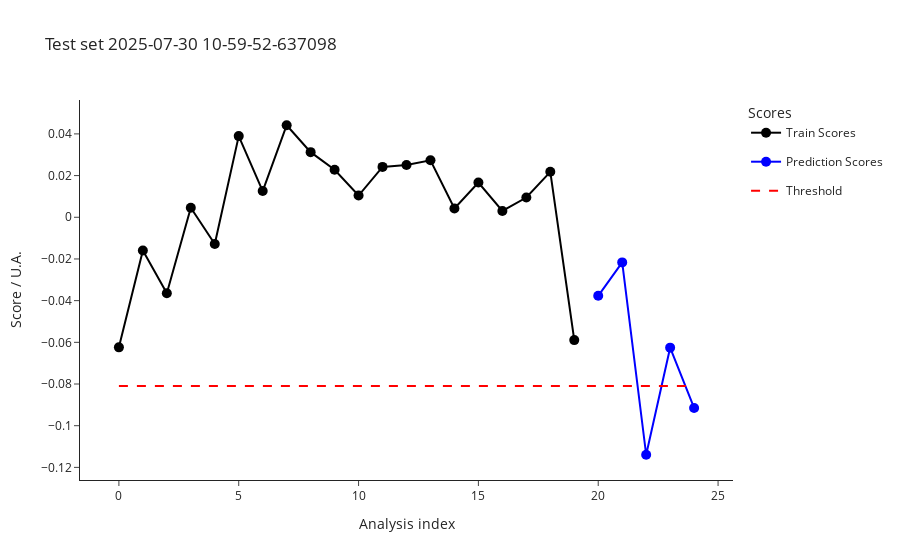

Notebook code for this chart:
### Code cell
import os

parameters_df = []
for i in test_dates:
    test_data = pd.read_csv(f"dev/test_{i}_features.csv")
    test_metadata = pd.read_csv(f"dev/test_{i}_metadata.csv")
    ml_ana.predict(test_data, test_metadata)
    outliers_test = ml_ana.test_prediction_outliers()
    
    classified_test_metadata = outliers_test
    classified_test_metadata["date"] = i
    classified_test_metadata.to_csv(f"dev/test_{i}_classified_samples.csv", index=False)
    print("Test set ", i, ": \n", test_metadata["index"].tolist()) 
    print("\n")
    
    test_batch_parameters = parameters.copy()
    test_set = len(classified_test_metadata)
    train_set = len(ml_ana.get_training_scores())
    threshold = classified_test_metadata["threshold"][1]
    num_outliers = sum(classified_test_metadata["class"] == "outlier")
    percent_outliers = (sum(classified_test_metadata["class"] == "outlier")/len(classified_test_metadata["class"]))*100

    fig_test_scores = ml_ana.plot_scores()
    fig_test_scores.write_image(f"dev/figures/fig_test_{i}_scores.png", width=1100, height= 350, scale = 3)
    fig_test_scores.update_layout(title=f"Test set {i}")
    fig_test_scores.show()

    fig_test_features = ml_ana.plot_data()
    fig_test_features.write_image(f"dev/figures/fig_test_{i}_features.png", width=1100, height= 350, scale = 3)
    #fig_test_features.show()

    test_batch_parameters.update(
        {
        "date" : i,
        "train_set" : train_set, 
        "test_set" : test_set,
        "threshold" : threshold,
        "outliers" : num_outliers,
        "outliers_percent" : percent_outliers
        }
    )
    parameters_df.append(test_batch_parameters)

    #optionally add seen normal curves to train set
    #ml_ana.add_prediction()

parameters_df = pd.DataFrame(parameters_df)
if os.path.exists("dev/test_record.csv"):
    old_records = pd.read_csv("dev/test_record.csv")
    parameters_df = pd.concat([old_records, parameters_df])
    parameters_df.drop_duplicates(subset="date", keep="last", inplace=True)
    
parameters_df.to_csv("dev/test_record.csv", index = False)
print("Workflow parameters: \n", parameters_df)

### Figure 1 — Plotly figure (JSON) as saved in the notebook; plotly's stock layout.template omitted (floating-point values rounded to 4 significant figures)
{"data": [{"hovertemplate": ["<b>index: </b>18<br><b>name: </b>210812_Pac--005<br><b>path: </b>C:/Users/Sandeep/Desktop/ExtractedSignals\\210812_Pac 2021-08-12 10-30-07\\210812_Pac--005.D<br><b>batch: </b>210812_Pac 2021-08-12 10-30-07<br><b>batch_position: </b>5<br><b>idle_time: </b>39.0<br><b>sample: </b>NaCl 0,9%<br><b>method: </b>SAA_411_Pac.M<br><b>timestamp: </b>2021-08-12 10:50:23<br><b>detector: </b>G1315C<br><b>pump: </b>G7110B<br><b>start_time: </b>2021-08-12 10:50:57<br><b>end_time: </b>2021-08-12 10:54:57<br><b>runtime: </b>239.7000000000036", "<b>index: </b>19<br><b>name: </b>210812_Pac--006<br><b>path: </b>C:/Users/Sandeep/Desktop/ExtractedSignals\\210812_Pac 2021-08-12 10-30-07\\210812_Pac--006.D<br><b>batch: </b>210812_Pac 2021-08-12 10-30-07<br><b>batch_position: </b>6<br><b>idle_time: </b>39.0<br><b>sample: </b>Blank<br><b>method: </b>SAA_411_Pac.M<br><b>timestamp: </b>2021-08-12 10:55:02<br><b>detector: </b>G1315C<br><b>pump: </b>G7110B<br><b>start_time: </b>2021-08-12 10:55:36<br><b>end_time: </b>2021-08-12 10:59:36<br><b>runtime: </b>239.7000000000036", "<b>index: </b>20<br><b>name: </b>210812_Pac--007<br><b>path: </b>C:/Users/Sandeep/Desktop/ExtractedSignals\\210812_Pac 2021-08-12 10-30-07\\210812_Pac--007.D<br><b>batch: </b>210812_Pac 2021-08-12 10-30-07<br><b>batch_position: </b>7<br><b>idle_time: </b>39.0<br><b>sample: </b>0.025 mg/ml<br><b>method: </b>SAA_411_Pac.M<br><b>timestamp: </b>2021-08-12 10:59:41<br><b>detector: </b>G1315C<br><b>pump: </b>G7110B<br><b>start_time: </b>2021-08-12 11:00:15<br><b>end_time: </b>2021-08-12 11:04:15<br><b>runtime: </b>239.7000000000036", "<b>index: </b>21<br><b>name: </b>210812_Pac--008<br><b>path: </b>C:/Users/Sandeep/Desktop/ExtractedSignals\\210812_Pac 2021-08-12 10-30-07\\210812_Pac--008.D<br><b>batch: </b>210812_Pac 2021-08-12 10-30-07<br><b>batch_position: </b>8<br><b>idle_time: </b>39.0<br><b>sample: </b>Blank<br><b>method: </b>SAA_411_Pac.M<br><b>timestamp: </b>2021-08-12 11:04:20<br><b>detector: </b>G1315C<br><b>pump: </b>G7110B<br><b>start_time: </b>2021-08-12 11:04:54<br><b>end_time: </b>2021-08-12 11:08:54<br><b>runtime: </b>239.7000000000036", "<b>index: </b>22<br><b>name: </b>210812_Pac--009<br><b>path: </b>C:/Users/Sandeep/Desktop/ExtractedSignals\\210812_Pac 2021-08-12 10-30-07\\210812_Pac--009.D<br><b>batch: </b>210812_Pac 2021-08-12 10-30-07<br><b>batch_position: </b>9<br><b>idle_time: </b>38.0<br><b>sample: </b>210806/036 :10<br><b>method: </b>SAA_411_Pac.M<br><b>timestamp: </b>2021-08-12 11:08:59<br><b>detector: </b>G1315C<br><b>pump: </b>G7110B<br><b>start_time: </b>2021-08-12 11:09:32<br><b>end_time: </b>2021-08-12 11:13:32<br><b>runtime: </b>239.7000000000036", "<b>index: </b>23<br><b>name: </b>210812_Pac--010<br><b>path: </b>C:/Users/Sandeep/Desktop/ExtractedSignals\\210812_Pac 2021-08-12 10-30-07\\210812_Pac--010.D<br><b>batch: </b>210812_Pac 2021-08-12 10-30-07<br><b>batch_position: </b>10<br><b>idle_time: </b>39.0<br><b>sample: </b>210806/036 :10<br><b>method: </b>SAA_411_Pac.M<br><b>timestamp: </b>2021-08-12 11:13:37<br><b>detector: </b>G7110B<br><b>pump: </b>G7110B<br><b>start_time: </b>2021-08-12 11:14:11<br><b>end_time: </b>2021-08-12 11:18:11<br><b>runtime: </b>239.7000000000036", "<b>index: </b>24<br><b>name: </b>210812_Pac--011<br><b>path: </b>C:/Users/Sandeep/Desktop/ExtractedSignals\\210812_Pac 2021-08-12 10-30-07\\210812_Pac--011.D<br><b>batch: </b>210812_Pac 2021-08-12 10-30-07<br><b>batch_position: </b>11<br><b>idle_time: </b>39.0<br><b>sample: </b>210806/036 :10<br><b>method: </b>SAA_411_Pac.M<br><b>timestamp: </b>2021-08-12 11:18:16<br><b>detector: </b>G7110B<br><b>pump: </b>G7110B<br><b>start_time: </b>2021-08-12 11:18:50<br><b>end_time: </b>2021-08-12 11:22:50<br><b>runtime: </b>239.7000000000036", "<b>index: </b>25<br><b>name: </b>210812_Pac--012<br><b>path: </b>C:/Users/Sandeep/Desktop/ExtractedSignals\\210812_Pac 2021-08-12 10-30-07\\210812_Pac--012.D<br><b>batch: </b>210812_Pac 2021-08-12 10-30-07<br><b>batch_position: </b>12<br><b>idle_time: </b>39.0<br><b>sample: </b>Blank<br><b>method: </b>SAA_411_Pac.M<br><b>timestamp: </b>2021-08-12 11:22:55<br><b>detector: </b>G1315C<br><b>pump: </b>G7110B<br><b>start_time: </b>2021-08-12 11:23:29<br><b>end_time: </b>2021-08-12 11:27:29<br><b>runtime: </b>239.7000000000036", "<b>index: </b>26<br><b>name: </b>210812_Pac--013<br><b>path: </b>C:/Users/Sandeep/Desktop/ExtractedSignals\\210812_Pac 2021-08-12 10-30-07\\210812_Pac--013.D<br><b>batch: </b>210812_Pac 2021-08-12 10-30-07<br><b>batch_position: </b>13<br><b>idle_time: </b>39.0<br><b>sample: </b>0.025 mg/ml<br><b>method: </b>SAA_411_Pac.M<br><b>timestamp: </b>2021-08-12 11:27:34<br><b>detector: </b>G1315C<br><b>pump: </b>G7110B<br><b>start_time: </b>2021-08-12 11:28:08<br><b>end_time: </b>2021-08-12 11:32:08<br><b>runtime: </b>239.7000000000036", "<b>index: </b>27<br><b>name: </b>210812_Pac--014<br><b>path: </b>C:/Users/Sandeep/Desktop/ExtractedSignals\\210812_Pac 2021-08-12 10-30-07\\210812_Pac--014.D<br><b>batch: </b>210812_Pac 2021-08-12 10-30-07<br><b>batch_position: </b>14<br><b>idle_time: </b>38.0<br><b>sample: </b>Blank<br><b>method: </b>SAA_411_Pac.M<br><b>timestamp: </b>2021-08-12 11:32:13<br><b>detector: </b>G7110B<br><b>pump: </b>G7110B<br><b>start_time: </b>2021-08-12 11:32:46<br><b>end_time: </b>2021-08-12 11:36:47<br><b>runtime: </b>239.7000000000036", "<b>index: </b>51<br><b>name: </b>210813_Pac--005<br><b>path: </b>C:/Users/Sandeep/Desktop/ExtractedSignals\\210813_Pac 2021-08-13 10-37-27\\210813_Pac--005.D<br><b>batch: </b>210813_Pac 2021-08-13 10-37-27<br><b>batch_position: </b>5<br><b>idle_time: </b>39.0<br><b>sample: </b>NaCl 0,9%<br><b>method: </b>SAA_411_Pac.M<br><b>timestamp: </b>2021-08-13 10:57:52<br><b>detector: </b>G7110B<br><b>pump: </b>G7110B<br><b>start_time: </b>2021-08-13 10:58:26<br><b>end_time: </b>2021-08-13 11:02:27<br><b>runtime: </b>239.7000000000036", "<b>index: </b>52<br><b>name: </b>210813_Pac--006<br><b>path: </b>C:/Users/Sandeep/Desktop/ExtractedSignals\\210813_Pac 2021-08-13 10-37-27\\210813_Pac--006.D<br><b>batch: </b>210813_Pac 2021-08-13 10-37-27<br><b>batch_position: </b>6<br><b>idle_time: </b>38.0<br><b>sample: </b>Blank<br><b>method: </b>SAA_411_Pac.M<br><b>timestamp: </b>2021-08-13 11:02:31<br><b>detector: </b>G1315C<br><b>pump: </b>G7110B<br><b>start_time: </b>2021-08-13 11:03:05<br><b>end_time: </b>2021-08-13 11:07:06<br><b>runtime: </b>239.7000000000036", "<b>index: </b>53<br><b>name: </b>210813_Pac--007<br><b>path: </b>C:/Users/Sandeep/Desktop/ExtractedSignals\\210813_Pac 2021-08-13 10-37-27\\210813_Pac--007.D<br><b>batch: </b>210813_Pac 2021-08-13 10-37-27<br><b>batch_position: </b>7<br><b>idle_time: </b>38.0<br><b>sample: </b>0.025 mg/ml<br><b>method: </b>SAA_411_Pac.M<br><b>timestamp: </b>2021-08-13 11:07:10<br><b>detector: </b>G1315C<br><b>pump: </b>G7116B<br><b>start_time: </b>2021-08-13 11:07:44<br><b>end_time: </b>2021-08-13 11:11:45<br><b>runtime: </b>239.7000000000036", "<b>index: </b>54<br><b>name: </b>210813_Pac--008<br><b>path: </b>C:/Users/Sandeep/Desktop/ExtractedSignals\\210813_Pac 2021-08-13 10-37-27\\210813_Pac--008.D<br><b>batch: </b>210813_Pac 2021-08-13 10-37-27<br><b>batch_position: </b>8<br><b>idle_time: </b>38.0<br><b>sample: </b>Blank<br><b>method: </b>SAA_411_Pac.M<br><b>timestamp: </b>2021-08-13 11:11:49<br><b>detector: </b>G1315C<br><b>pump: </b>G7110B<br><b>start_time: </b>2021-08-13 11:12:23<br><b>end_time: </b>2021-08-13 11:16:23<br><b>runtime: </b>239.7000000000036", "<b>index: </b>55<br><b>name: </b>210813_Pac--009<br><b>path: </b>C:/Users/Sandeep/Desktop/ExtractedSignals\\210813_Pac 2021-08-13 10-37-27\\210813_Pac--009.D<br><b>batch: </b>210813_Pac 2021-08-13 10-37-27<br><b>batch_position: </b>9<br><b>idle_time: </b>39.0<br><b>sample: </b>210812/004 :20<br><b>method: </b>SAA_411_Pac.M<br><b>timestamp: </b>2021-08-13 11:16:28<br><b>detector: </b>G1315C<br><b>pump: </b>G7110B<br><b>start_time: </b>2021-08-13 11:17:02<br><b>end_time: </b>2021-08-13 11:21:03<br><b>runtime: </b>239.7000000000036", "<b>index: </b>56<br><b>name: </b>210813_Pac--010<br><b>path: </b>C:/Users/Sandeep/Desktop/ExtractedSignals\\210813_Pac 2021-08-13 10-37-27\\210813_Pac--010.D<br><b>batch: </b>210813_Pac 2021-08-13 10-37-27<br><b>batch_position: </b>10<br><b>idle_time: </b>38.0<br><b>sample: </b>210812/004 :20<br><b>method: </b>SAA_411_Pac.M<br><b>timestamp: </b>2021-08-13 11:21:08<br><b>detector: </b>G1315C<br><b>pump: </b>G7110B<br><b>start_time: </b>2021-08-13 11:21:41<br><b>end_time: </b>2021-08-13 11:25:42<br><b>runtime: </b>239.7000000000036", "<b>index: </b>57<br><b>name: </b>210813_Pac--011<br><b>path: </b>C:/Users/Sandeep/Desktop/ExtractedSignals\\210813_Pac 2021-08-13 10-37-27\\210813_Pac--011.D<br><b>batch: </b>210813_Pac 2021-08-13 10-37-27<br><b>batch_position: </b>11<br><b>idle_time: </b>39.0<br><b>sample: </b>210812/004 :20<br><b>method: </b>SAA_411_Pac.M<br><b>timestamp: </b>2021-08-13 11:25:46<br><b>detector: </b>G1315C<br><b>pump: </b>G7110B<br><b>start_time: </b>2021-08-13 11:26:21<br><b>end_time: </b>2021-08-13 11:30:21<br><b>runtime: </b>239.7000000000036", "<b>index: </b>58<br><b>name: </b>210813_Pac--012<br><b>path: </b>C:/Users/Sandeep/Desktop/ExtractedSignals\\210813_Pac 2021-08-13 10-37-27\\210813_Pac--012.D<br><b>batch: </b>210813_Pac 2021-08-13 10-37-27<br><b>batch_position: </b>12<br><b>idle_time: </b>38.0<br><b>sample: </b>Blank<br><b>method: </b>SAA_411_Pac.M<br><b>timestamp: </b>2021-08-13 11:30:26<br><b>detector: </b>G1315C<br><b>pump: </b>G7110B<br><b>start_time: </b>2021-08-13 11:30:59<br><b>end_time: </b>2021-08-13 11:34:59<br><b>runtime: </b>239.7000000000036", "<b>index: </b>59<br><b>name: </b>210813_Pac--013<br><b>path: </b>C:/Users/Sandeep/Desktop/ExtractedSignals\\210813_Pac 2021-08-13 10-37-27\\210813_Pac--013.D<br><b>batch: </b>210813_Pac 2021-08-13 10-37-27<br><b>batch_position: </b>13<br><b>idle_time: </b>39.0<br><b>sample: </b>0.025 mg/ml<br><b>method: </b>SAA_411_Pac.M<br><b>timestamp: </b>2021-08-13 11:35:04<br><b>detector: </b>G1315C<br><b>pump: </b>G7110B<br><b>start_time: </b>2021-08-13 11:35:38<br><b>end_time: </b>2021-08-13 11:39:38<br><b>runtime: </b>239.7000000000036", "<b>index: </b>60<br><b>name: </b>210813_Pac--014<br><b>path: </b>C:/Users/Sandeep/Desktop/ExtractedSignals\\210813_Pac 2021-08-13 10-37-27\\210813_Pac--014.D<br><b>batch: </b>210813_Pac 2021-08-13 10-37-27<br><b>batch_position: </b>14<br><b>idle_time: </b>38.0<br><b>sample: </b>Blank<br><b>method: </b>SAA_411_Pac.M<br><b>timestamp: </b>2021-08-13 11:39:43<br><b>detector: </b>G1315C<br><b>pump: </b>G7110B<br><b>start_time: </b>2021-08-13 11:40:16<br><b>end_time: </b>2021-08-13 11:44:17<br><b>runtime: </b>239.7000000000036"], "legendgroup": "Train", "line": {"color": "black"}, "marker": {"color": "black", "size": 10}, "mode": "lines+markers", "name": "Train Scores", "text": ["<b>index: </b>18<br><b>name: </b>210812_Pac--005<br><b>path: </b>C:/Users/Sandeep/Desktop/ExtractedSignals\\210812_Pac 2021-08-12 10-30-07\\210812_Pac--005.D<br><b>batch: </b>210812_Pac 2021-08-12 10-30-07<br><b>batch_position: </b>5<br><b>idle_time: </b>39.0<br><b>sample: </b>NaCl 0,9%<br><b>method: </b>SAA_411_Pac.M<br><b>timestamp: </b>2021-08-12 10:50:23<br><b>detector: </b>G1315C<br><b>pump: </b>G7110B<br><b>start_time: </b>2021-08-12 10:50:57<br><b>end_time: </b>2021-08-12 10:54:57<br><b>runtime: </b>239.7000000000036", "<b>index: </b>19<br><b>name: </b>210812_Pac--006<br><b>path: </b>C:/Users/Sandeep/Desktop/ExtractedSignals\\210812_Pac 2021-08-12 10-30-07\\210812_Pac--006.D<br><b>batch: </b>210812_Pac 2021-08-12 10-30-07<br><b>batch_position: </b>6<br><b>idle_time: </b>39.0<br><b>sample: </b>Blank<br><b>method: </b>SAA_411_Pac.M<br><b>timestamp: </b>2021-08-12 10:55:02<br><b>detector: </b>G1315C<br><b>pump: </b>G7110B<br><b>start_time: </b>2021-08-12 10:55:36<br><b>end_time: </b>2021-08-12 10:59:36<br><b>runtime: </b>239.7000000000036", "<b>index: </b>20<br><b>name: </b>210812_Pac--007<br><b>path: </b>C:/Users/Sandeep/Desktop/ExtractedSignals\\210812_Pac 2021-08-12 10-30-07\\210812_Pac--007.D<br><b>batch: </b>210812_Pac 2021-08-12 10-30-07<br><b>batch_position: </b>7<br><b>idle_time: </b>39.0<br><b>sample: </b>0.025 mg/ml<br><b>method: </b>SAA_411_Pac.M<br><b>timestamp: </b>2021-08-12 10:59:41<br><b>detector: </b>G1315C<br><b>pump: </b>G7110B<br><b>start_time: </b>2021-08-12 11:00:15<br><b>end_time: </b>2021-08-12 11:04:15<br><b>runtime: </b>239.7000000000036", "<b>index: </b>21<br><b>name: </b>210812_Pac--008<br><b>path: </b>C:/Users/Sandeep/Desktop/ExtractedSignals\\210812_Pac 2021-08-12 10-30-07\\210812_Pac--008.D<br><b>batch: </b>210812_Pac 2021-08-12 10-30-07<br><b>batch_position: </b>8<br><b>idle_time: </b>39.0<br><b>sample: </b>Blank<br><b>method: </b>SAA_411_Pac.M<br><b>timestamp: </b>2021-08-12 11:04:20<br><b>detector: </b>G1315C<br><b>pump: </b>G7110B<br><b>start_time: </b>2021-08-12 11:04:54<br><b>end_time: </b>2021-08-12 11:08:54<br><b>runtime: </b>239.7000000000036", "<b>index: </b>22<br><b>name: </b>210812_Pac--009<br><b>path: </b>C:/Users/Sandeep/Desktop/ExtractedSignals\\210812_Pac 2021-08-12 10-30-07\\210812_Pac--009.D<br><b>batch: </b>210812_Pac 2021-08-12 10-30-07<br><b>batch_position: </b>9<br><b>idle_time: </b>38.0<br><b>sample: </b>210806/036 :10<br><b>method: </b>SAA_411_Pac.M<br><b>timestamp: </b>2021-08-12 11:08:59<br><b>detector: </b>G1315C<br><b>pump: </b>G7110B<br><b>start_time: </b>2021-08-12 11:09:32<br><b>end_time: </b>2021-08-12 11:13:32<br><b>runtime: </b>239.7000000000036", "<b>index: </b>23<br><b>name: </b>210812_Pac--010<br><b>path: </b>C:/Users/Sandeep/Desktop/ExtractedSignals\\210812_Pac 2021-08-12 10-30-07\\210812_Pac--010.D<br><b>batch: </b>210812_Pac 2021-08-12 10-30-07<br><b>batch_position: </b>10<br><b>idle_time: </b>39.0<br><b>sample: </b>210806/036 :10<br><b>method: </b>SAA_411_Pac.M<br><b>timestamp: </b>2021-08-12 11:13:37<br><b>detector: </b>G7110B<br><b>pump: </b>G7110B<br><b>start_time: </b>2021-08-12 11:14:11<br><b>end_time: </b>2021-08-12 11:18:11<br><b>runtime: </b>239.7000000000036", "<b>index: </b>24<br><b>name: </b>210812_Pac--011<br><b>path: </b>C:/Users/Sandeep/Desktop/ExtractedSignals\\210812_Pac 2021-08-12 10-30-07\\210812_Pac--011.D<br><b>batch: </b>210812_Pac 2021-08-12 10-30-07<br><b>batch_position: </b>11<br><b>idle_time: </b>39.0<br><b>sample: </b>210806/036 :10<br><b>method: </b>SAA_411_Pac.M<br><b>timestamp: </b>2021-08-12 11:18:16<br><b>detector: </b>G7110B<br><b>pump: </b>G7110B<br><b>start_time: </b>2021-08-12 11:18:50<br><b>end_time: </b>2021-08-12 11:22:50<br><b>runtime: </b>239.7000000000036", "<b>index: </b>25<br><b>name: </b>210812_Pac--012<br><b>path: </b>C:/Users/Sandeep/Desktop/ExtractedSignals\\210812_Pac 2021-08-12 10-30-07\\210812_Pac--012.D<br><b>batch: </b>210812_Pac 2021-08-12 10-30-07<br><b>batch_position: </b>12<br><b>idle_time: </b>39.0<br><b>sample: </b>Blank<br><b>method: </b>SAA_411_Pac.M<br><b>timestamp: </b>2021-08-12 11:22:55<br><b>detector: </b>G1315C<br><b>pump: </b>G7110B<br><b>start_time: </b>2021-08-12 11:23:29<br><b>end_time: </b>2021-08-12 11:27:29<br><b>runtime: </b>239.7000000000036", "<b>index: </b>26<br><b>name: </b>210812_Pac--013<br><b>path: </b>C:/Users/Sandeep/Desktop/ExtractedSignals\\210812_Pac 2021-08-12 10-30-07\\210812_Pac--013.D<br><b>batch: </b>210812_Pac 2021-08-12 10-30-07<br><b>batch_position: </b>13<br><b>idle_time: </b>39.0<br><b>sample: </b>0.025 mg/ml<br><b>method: </b>SAA_411_Pac.M<br><b>timestamp: </b>2021-08-12 11:27:34<br><b>detector: </b>G1315C<br><b>pump: </b>G7110B<br><b>start_time: </b>2021-08-12 11:28:08<br><b>end_time: </b>2021-08-12 11:32:08<br><b>runtime: </b>239.7000000000036", "<b>index: </b>27<br><b>name: </b>210812_Pac--014<br><b>path: </b>C:/Users/Sandeep/Desktop/ExtractedSignals\\210812_Pac 2021-08-12 10-30-07\\210812_Pac--014.D<br><b>batch: </b>210812_Pac 2021-08-12 10-30-07<br><b>batch_position: </b>14<br><b>idle_time: </b>38.0<br><b>sample: </b>Blank<br><b>method: </b>SAA_411_Pac.M<br><b>timestamp: </b>2021-08-12 11:32:13<br><b>detector: </b>G7110B<br><b>pump: </b>G7110B<br><b>start_time: </b>2021-08-12 11:32:46<br><b>end_time: </b>2021-08-12 11:36:47<br><b>runtime: </b>239.7000000000036", "<b>index: </b>51<br><b>name: </b>210813_Pac--005<br><b>path: </b>C:/Users/Sandeep/Desktop/ExtractedSignals\\210813_Pac 2021-08-13 10-37-27\\210813_Pac--005.D<br><b>batch: </b>210813_Pac 2021-08-13 10-37-27<br><b>batch_position: </b>5<br><b>idle_time: </b>39.0<br><b>sample: </b>NaCl 0,9%<br><b>method: </b>SAA_411_Pac.M<br><b>timestamp: </b>2021-08-13 10:57:52<br><b>detector: </b>G7110B<br><b>pump: </b>G7110B<br><b>start_time: </b>2021-08-13 10:58:26<br><b>end_time: </b>2021-08-13 11:02:27<br><b>runtime: </b>239.7000000000036", "<b>index: </b>52<br><b>name: </b>210813_Pac--006<br><b>path: </b>C:/Users/Sandeep/Desktop/ExtractedSignals\\210813_Pac 2021-08-13 10-37-27\\210813_Pac--006.D<br><b>batch: </b>210813_Pac 2021-08-13 10-37-27<br><b>batch_position: </b>6<br><b>idle_time: </b>38.0<br><b>sample: </b>Blank<br><b>method: </b>SAA_411_Pac.M<br><b>timestamp: </b>2021-08-13 11:02:31<br><b>detector: </b>G1315C<br><b>pump: </b>G7110B<br><b>start_time: </b>2021-08-13 11:03:05<br><b>end_time: </b>2021-08-13 11:07:06<br><b>runtime: </b>239.7000000000036", "<b>index: </b>53<br><b>name: </b>210813_Pac--007<br><b>path: </b>C:/Users/Sandeep/Desktop/ExtractedSignals\\210813_Pac 2021-08-13 10-37-27\\210813_Pac--007.D<br><b>batch: </b>210813_Pac 2021-08-13 10-37-27<br><b>batch_position: </b>7<br><b>idle_time: </b>38.0<br><b>sample: </b>0.025 mg/ml<br><b>method: </b>SAA_411_Pac.M<br><b>timestamp: </b>2021-08-13 11:07:10<br><b>detector: </b>G1315C<br><b>pump: </b>G7116B<br><b>start_time: </b>2021-08-13 11:07:44<br><b>end_time: </b>2021-08-13 11:11:45<br><b>runtime: </b>239.7000000000036", "<b>index: </b>54<br><b>name: </b>210813_Pac--008<br><b>path: </b>C:/Users/Sandeep/Desktop/ExtractedSignals\\210813_Pac 2021-08-13 10-37-27\\210813_Pac--008.D<br><b>batch: </b>210813_Pac 2021-08-13 10-37-27<br><b>batch_position: </b>8<br><b>idle_time: </b>38.0<br><b>sample: </b>Blank<br><b>method: </b>SAA_411_Pac.M<br><b>timestamp: </b>2021-08-13 11:11:49<br><b>detector: </b>G1315C<br><b>pump: </b>G7110B<br><b>start_time: </b>2021-08-13 11:12:23<br><b>end_time: </b>2021-08-13 11:16:23<br><b>runtime: </b>239.7000000000036", "<b>index: </b>55<br><b>name: </b>210813_Pac--009<br><b>path: </b>C:/Users/Sandeep/Desktop/ExtractedSignals\\210813_Pac 2021-08-13 10-37-27\\210813_Pac--009.D<br><b>batch: </b>210813_Pac 2021-08-13 10-37-27<br><b>batch_position: </b>9<br><b>idle_time: </b>39.0<br><b>sample: </b>210812/004 :20<br><b>method: </b>SAA_411_Pac.M<br><b>timestamp: </b>2021-08-13 11:16:28<br><b>detector: </b>G1315C<br><b>pump: </b>G7110B<br><b>start_time: </b>2021-08-13 11:17:02<br><b>end_time: </b>2021-08-13 11:21:03<br><b>runtime: </b>239.7000000000036", "<b>index: </b>56<br><b>name: </b>210813_Pac--010<br><b>path: </b>C:/Users/Sandeep/Desktop/ExtractedSignals\\210813_Pac 2021-08-13 10-37-27\\210813_Pac--010.D<br><b>batch: </b>210813_Pac 2021-08-13 10-37-27<br><b>batch_position: </b>10<br><b>idle_time: </b>38.0<br><b>sample: </b>210812/004 :20<br><b>method: </b>SAA_411_Pac.M<br><b>timestamp: </b>2021-08-13 11:21:08<br><b>detector: </b>G1315C<br><b>pump: </b>G7110B<br><b>start_time: </b>2021-08-13 11:21:41<br><b>end_time: </b>2021-08-13 11:25:42<br><b>runtime: </b>239.7000000000036", "<b>index: </b>57<br><b>name: </b>210813_Pac--011<br><b>path: </b>C:/Users/Sandeep/Desktop/ExtractedSignals\\210813_Pac 2021-08-13 10-37-27\\210813_Pac--011.D<br><b>batch: </b>210813_Pac 2021-08-13 10-37-27<br><b>batch_position: </b>11<br><b>idle_time: </b>39.0<br><b>sample: </b>210812/004 :20<br><b>method: </b>SAA_411_Pac.M<br><b>timestamp: </b>2021-08-13 11:25:46<br><b>detector: </b>G1315C<br><b>pump: </b>G7110B<br><b>start_time: </b>2021-08-13 11:26:21<br><b>end_time: </b>2021-08-13 11:30:21<br><b>runtime: </b>239.7000000000036", "<b>index: </b>58<br><b>name: </b>210813_Pac--012<br><b>path: </b>C:/Users/Sandeep/Desktop/ExtractedSignals\\210813_Pac 2021-08-13 10-37-27\\210813_Pac--012.D<br><b>batch: </b>210813_Pac 2021-08-13 10-37-27<br><b>batch_position: </b>12<br><b>idle_time: </b>38.0<br><b>sample: </b>Blank<br><b>method: </b>SAA_411_Pac.M<br><b>timestamp: </b>2021-08-13 11:30:26<br><b>detector: </b>G1315C<br><b>pump: </b>G7110B<br><b>start_time: </b>2021-08-13 11:30:59<br><b>end_time: </b>2021-08-13 11:34:59<br><b>runtime: </b>239.7000000000036", "<b>index: </b>59<br><b>name: </b>210813_Pac--013<br><b>path: </b>C:/Users/Sandeep/Desktop/ExtractedSignals\\210813_Pac 2021-08-13 10-37-27\\210813_Pac--013.D<br><b>batch: </b>210813_Pac 2021-08-13 10-37-27<br><b>batch_position: </b>13<br><b>idle_time: </b>39.0<br><b>sample: </b>0.025 mg/ml<br><b>method: </b>SAA_411_Pac.M<br><b>timestamp: </b>2021-08-13 11:35:04<br><b>detector: </b>G1315C<br><b>pump: </b>G7110B<br><b>start_time: </b>2021-08-13 11:35:38<br><b>end_time: </b>2021-08-13 11:39:38<br><b>runtime: </b>239.7000000000036", "<b>index: </b>60<br><b>name: </b>210813_Pac--014<br><b>path: </b>C:/Users/Sandeep/Desktop/ExtractedSignals\\210813_Pac 2021-08-13 10-37-27\\210813_Pac--014.D<br><b>batch: </b>210813_Pac 2021-08-13 10-37-27<br><b>batch_position: </b>14<br><b>idle_time: </b>38.0<br><b>sample: </b>Blank<br><b>method: </b>SAA_411_Pac.M<br><b>timestamp: </b>2021-08-13 11:39:43<br><b>detector: </b>G1315C<br><b>pump: </b>G7110B<br><b>start_time: </b>2021-08-13 11:40:16<br><b>end_time: </b>2021-08-13 11:44:17<br><b>runtime: </b>239.7000000000036"], "type": "scatter", "x": [0, 1, 2, 3, 4, 5, 6, 7, 8, 9, 10, 11, 12, 13, 14, 15, 16, 17, 18, 19], "y": [-0.06241, -0.01591, -0.03645, 0.004536, -0.01281, 0.03895, 0.01257, 0.04415, 0.03125, 0.02277, 0.01043, 0.02417, 0.0251, 0.02735, 0.004243, 0.01669, 0.003019, 0.009484, 0.0218, -0.05894]}, {"hovertemplate": ["<b>index: </b>132<br><b>name: </b>210819_Pac--017<br><b>path: </b>C:/Users/Sandeep/Desktop/ExtractedSignals\\210819_Pac 2021-08-19 15-50-49\\210819_Pac--017.D<br><b>batch: </b>210819_Pac 2021-08-19 15-50-49<br><b>batch_position: </b>17<br><b>idle_time: </b>40.0<br><b>sample: </b>Blank<br><b>method: </b>SAA_411_Pac.M<br><b>timestamp: </b>2021-08-19 17:07:18<br><b>detector: </b>G1315C<br><b>pump: </b>G7110B<br><b>start_time: </b>2021-08-19 17:07:52<br><b>end_time: </b>2021-08-19 17:11:52<br><b>runtime: </b>239.7000000000036", "<b>index: </b>167<br><b>name: </b>210826_Pac--019<br><b>path: </b>C:/Users/Sandeep/Desktop/ExtractedSignals\\210826_Pac 2021-08-26 16-15-14\\210826_Pac--019.D<br><b>batch: </b>210826_Pac 2021-08-26 16-15-14<br><b>batch_position: </b>19<br><b>idle_time: </b>40.0<br><b>sample: </b>0.025 mg/ml<br><b>method: </b>SAA_411_Pac.M<br><b>timestamp: </b>2021-08-26 17:39:31<br><b>detector: </b>G1315C<br><b>pump: </b>G7110B<br><b>start_time: </b>2021-08-26 17:40:06<br><b>end_time: </b>2021-08-26 17:44:06<br><b>runtime: </b>239.7000000000036", "<b>index: </b>116<br><b>name: </b>210819_Pac<br><b>path: </b>C:/Users/Sandeep/Desktop/ExtractedSignals\\210819_Pac 2021-08-19 15-50-49\\210819_Pac.D<br><b>batch: </b>210819_Pac 2021-08-19 15-50-49<br><b>batch_position: </b>1<br><b>idle_time: </b>163.0<br><b>sample: </b>Blank<br><b>method: </b>SAA_411_Pac.M<br><b>timestamp: </b>2021-08-19 15:50:54<br><b>detector: </b>G1315C<br><b>pump: </b>G7116B<br><b>start_time: </b>2021-08-19 15:53:24<br><b>end_time: </b>2021-08-19 15:57:24<br><b>runtime: </b>239.7000000000036", "<b>index: </b>119<br><b>name: </b>210819_Pac--004<br><b>path: </b>C:/Users/Sandeep/Desktop/ExtractedSignals\\210819_Pac 2021-08-19 15-50-49\\210819_Pac--004.D<br><b>batch: </b>210819_Pac 2021-08-19 15-50-49<br><b>batch_position: </b>4<br><b>idle_time: </b>39.0<br><b>sample: </b>Blank<br><b>method: </b>SAA_411_Pac.M<br><b>timestamp: </b>2021-08-19 16:06:48<br><b>detector: </b>G7110B<br><b>pump: </b>G7110B<br><b>start_time: </b>2021-08-19 16:07:22<br><b>end_time: </b>2021-08-19 16:11:23<br><b>runtime: </b>239.7000000000036", "<b>index: </b>244<br><b>name: </b>210906_Pac--011<br><b>path: </b>C:/Users/Sandeep/Desktop/ExtractedSignals\\210906_Pac 2021-09-06 11-09-22\\210906_Pac--011.D<br><b>batch: </b>210906_Pac 2021-09-06 11-09-22<br><b>batch_position: </b>11<br><b>idle_time: </b>39.0<br><b>sample: </b>210831/010 :20<br><b>method: </b>SAA_411_Pac.M<br><b>timestamp: </b>2021-09-06 11:56:13<br><b>detector: </b>G1315C<br><b>pump: </b>G7110B<br><b>start_time: </b>2021-09-06 11:56:47<br><b>end_time: </b>2021-09-06 12:00:47<br><b>runtime: </b>239.7000000000036"], "legendgroup": "Prediction", "line": {"color": "blue"}, "marker": {"color": "blue", "size": 10}, "mode": "lines+markers", "name": "Prediction Scores", "text": ["<b>index: </b>132<br><b>name: </b>210819_Pac--017<br><b>path: </b>C:/Users/Sandeep/Desktop/ExtractedSignals\\210819_Pac 2021-08-19 15-50-49\\210819_Pac--017.D<br><b>batch: </b>210819_Pac 2021-08-19 15-50-49<br><b>batch_position: </b>17<br><b>idle_time: </b>40.0<br><b>sample: </b>Blank<br><b>method: </b>SAA_411_Pac.M<br><b>timestamp: </b>2021-08-19 17:07:18<br><b>detector: </b>G1315C<br><b>pump: </b>G7110B<br><b>start_time: </b>2021-08-19 17:07:52<br><b>end_time: </b>2021-08-19 17:11:52<br><b>runtime: </b>239.7000000000036", "<b>index: </b>167<br><b>name: </b>210826_Pac--019<br><b>path: </b>C:/Users/Sandeep/Desktop/ExtractedSignals\\210826_Pac 2021-08-26 16-15-14\\210826_Pac--019.D<br><b>batch: </b>210826_Pac 2021-08-26 16-15-14<br><b>batch_position: </b>19<br><b>idle_time: </b>40.0<br><b>sample: </b>0.025 mg/ml<br><b>method: </b>SAA_411_Pac.M<br><b>timestamp: </b>2021-08-26 17:39:31<br><b>detector: </b>G1315C<br><b>pump: </b>G7110B<br><b>start_time: </b>2021-08-26 17:40:06<br><b>end_time: </b>2021-08-26 17:44:06<br><b>runtime: </b>239.7000000000036", "<b>index: </b>116<br><b>name: </b>210819_Pac<br><b>path: </b>C:/Users/Sandeep/Desktop/ExtractedSignals\\210819_Pac 2021-08-19 15-50-49\\210819_Pac.D<br><b>batch: </b>210819_Pac 2021-08-19 15-50-49<br><b>batch_position: </b>1<br><b>idle_time: </b>163.0<br><b>sample: </b>Blank<br><b>method: </b>SAA_411_Pac.M<br><b>timestamp: </b>2021-08-19 15:50:54<br><b>detector: </b>G1315C<br><b>pump: </b>G7116B<br><b>start_time: </b>2021-08-19 15:53:24<br><b>end_time: </b>2021-08-19 15:57:24<br><b>runtime: </b>239.7000000000036", "<b>index: </b>119<br><b>name: </b>210819_Pac--004<br><b>path: </b>C:/Users/Sandeep/Desktop/ExtractedSignals\\210819_Pac 2021-08-19 15-50-49\\210819_Pac--004.D<br><b>batch: </b>210819_Pac 2021-08-19 15-50-49<br><b>batch_position: </b>4<br><b>idle_time: </b>39.0<br><b>sample: </b>Blank<br><b>method: </b>SAA_411_Pac.M<br><b>timestamp: </b>2021-08-19 16:06:48<br><b>detector: </b>G7110B<br><b>pump: </b>G7110B<br><b>start_time: </b>2021-08-19 16:07:22<br><b>end_time: </b>2021-08-19 16:11:23<br><b>runtime: </b>239.7000000000036", "<b>index: </b>244<br><b>name: </b>210906_Pac--011<br><b>path: </b>C:/Users/Sandeep/Desktop/ExtractedSignals\\210906_Pac 2021-09-06 11-09-22\\210906_Pac--011.D<br><b>batch: </b>210906_Pac 2021-09-06 11-09-22<br><b>batch_position: </b>11<br><b>idle_time: </b>39.0<br><b>sample: </b>210831/010 :20<br><b>method: </b>SAA_411_Pac.M<br><b>timestamp: </b>2021-09-06 11:56:13<br><b>detector: </b>G1315C<br><b>pump: </b>G7110B<br><b>start_time: </b>2021-09-06 11:56:47<br><b>end_time: </b>2021-09-06 12:00:47<br><b>runtime: </b>239.7000000000036"], "type": "scatter", "x": [20, 21, 22, 23, 24], "y": [-0.03768, -0.02165, -0.1139, -0.06256, -0.0915]}, {"legendgroup": "Threshold", "line": {"color": "red", "dash": "dash"}, "mode": "lines", "name": "Threshold", "type": "scatter", "x": [0, 24], "y": [-0.0809, -0.0809]}], "layout": {"legend": {"title": {"text": "Scores"}}, "title": {"text": "Test set 2025-07-30 10-59-52-637098"}, "xaxis": {"title": {"text": "Analysis index"}}, "yaxis": {"title": {"text": "Score / U.A."}}}}
